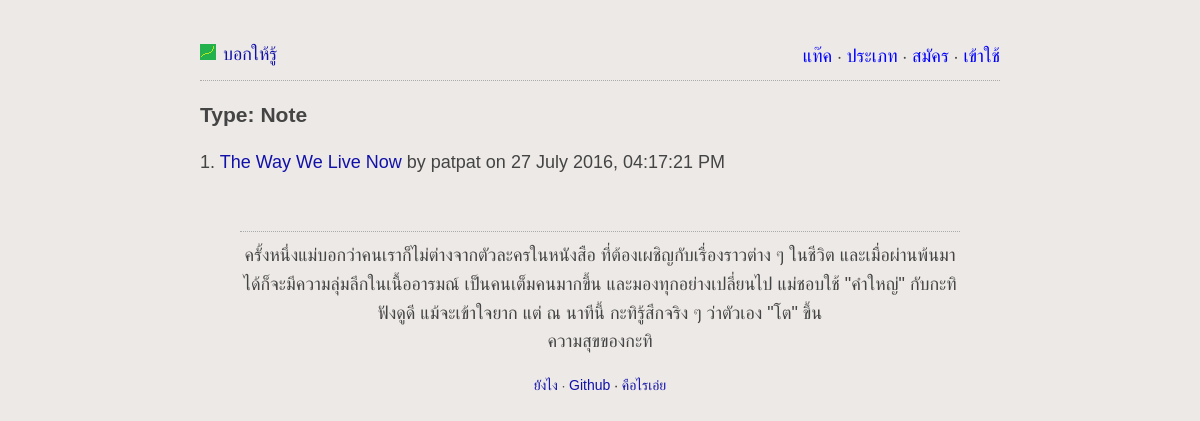
Screenshot of /type.php?name=Note with the database file from the repository.
### tables this page shows
CREATE TABLE IF NOT EXISTS `types` (
  `id` int(11) NOT NULL AUTO_INCREMENT,
  `name` varchar(255) NOT NULL,
  PRIMARY KEY (`id`),
  UNIQUE KEY `name` (`name`)
);

CREATE TABLE IF NOT EXISTS `posts` (
  `id` int(11) NOT NULL AUTO_INCREMENT,
  `subject` varchar(300) NOT NULL,
  `content` text NOT NULL,
  `uid` int(11) NOT NULL,
  `votes` int(11) NOT NULL DEFAULT '0',
  `created_at` timestamp NOT NULL DEFAULT CURRENT_TIMESTAMP,
  `updated_at` timestamp NULL DEFAULT CURRENT_TIMESTAMP ON UPDATE CURRENT_TIMESTAMP,
  `draft` tinyint(1) NOT NULL DEFAULT '0',
  PRIMARY KEY (`id`),
  KEY `author` (`uid`)
);

CREATE TABLE IF NOT EXISTS `users` (
  `uid` int(11) NOT NULL AUTO_INCREMENT,
  `username` varchar(25) NOT NULL,
  `password` varchar(255) NOT NULL,
  `email` varchar(100) NOT NULL,
  `created_at` timestamp NOT NULL DEFAULT CURRENT_TIMESTAMP,
  PRIMARY KEY (`uid`),
  UNIQUE KEY `username` (`username`),
  UNIQUE KEY `email` (`email`)
);

### lib/typeClass.php (called while the page is built, shortened)
<?php
class typeClass{
	public function fetchPostsByType($type){
		try{
			$db = getDB();
			$stmt = $db->prepare("SELECT posts.id, posts.subject, types.name, posts.uid, users.username, posts.created_at FROM types INNER JOIN posts_type ON types.id=posts_type.type_id JOIN posts ON posts_type.post_id=posts.id JOIN users ON posts.uid=users.uid WHERE types.name=:name AND posts.draft=0");
			$stmt->bindParam("name", $type, PDO::PARAM_STR);
			$stmt->execute();
			$data = $stmt->fetchAll(PDO::FETCH_OBJ);
			return $data;
		}
		catch(PDOException $e){
			echo '{"error":{"text":'. $e->getMessage() .'}}';
		}
	}
}
?>

### type.php (the view, shortened to what this page needs)
<?php
	require_once('lib/typeClass.php');
	if(isset($_GET['name'])){
		$typeClass = new typeClass();
		$posts = $typeClass->fetchPostsByType($_GET['name']);
	}else{
		$url=BASE_URL.'browse.php';
		header("Location: $url");
	}
?>
<html>
	<head>
		<?php include 'partials/header.php' ?>
	</head>
	<body>
		<div id="content">
			<?php include 'partials/top_menu.php' ?>
			<header>
				<h3>Type: <?php echo $_GET['name']; ?></h3>
			</header>
			<?php
				foreach($posts as $key=>$post){
					echo ($key+1).". <a href=post.php?id=$post->id>".htmlspecialchars($post->subject, ENT_QUOTES, 'UTF-8')."</a> by $post->username on ".date('j F Y\, h:i:s A', strtotime($post->created_at))."<br>";
				}
			?>
			<?php include 'partials/quote_block.php' ?>
			<?php include 'partials/footer.php' ?>
		</div>
	</body>
</html>

### css/style.css (style rules this page uses)
body { background: #ECE9E6; margin:40px auto; max-width:800px; line-height:1.6; font-size:18px; font-family: helvetica, sans-serif; color:#444; padding:0 10px; word-wrap: break-word; }
h1,h2,h3,h4 { line-height:1.2; }
a { text-decoration:none; color:#11a; word-break: break-all; }

### rows the page displays
types: posts.subject "The Way We Live Now", users.username "patpat", posts.created_at "27 July 2016, 04:17:21 PM"

### other values shown
$lang['learny'] "บอกให้รู้"
$lang['tags'] "แท๊ค"
$lang['types'] "ประเภท"
$lang['register'] "สมัคร"
$lang['login'] "เข้าใช้"
$_GET['name'] "Note"
$quote_author "ความสุขของกะทิ"
$lang['how-to'] "ยังไง"
$lang['about'] "คือไรเอ่ย"
